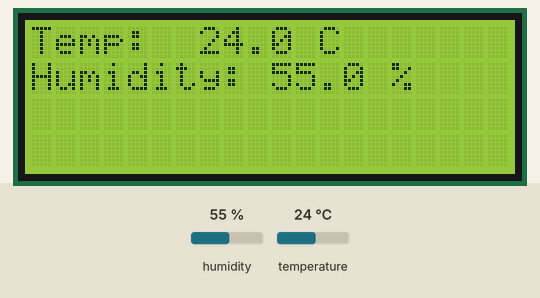
Simulated run of this sketch. Board: ESP32. Shown: 20×4 character LCD. Inputs (shaded band) come from the test bench; at power-on: humidity 55 %, temperature 24 °C.

Above: at 1.3 s.
1.4 s: humidity set to 22 %
At 3.2 s:
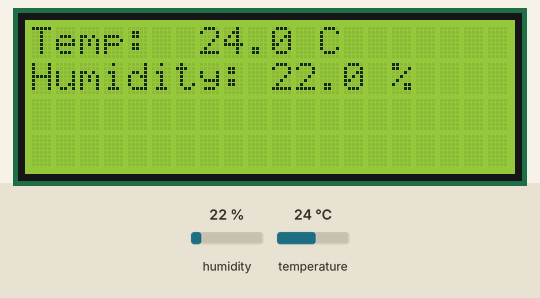
4.2 s: temperature set to 12 °C
At 5.5 s:
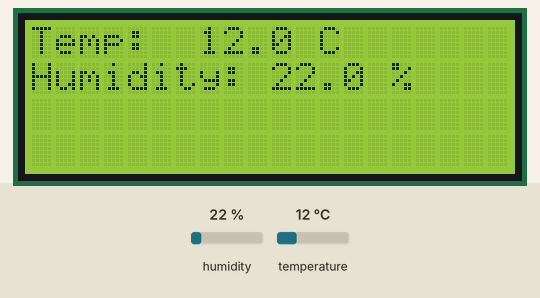
7.0 s: humidity set to 40 %
At 8.8 s:
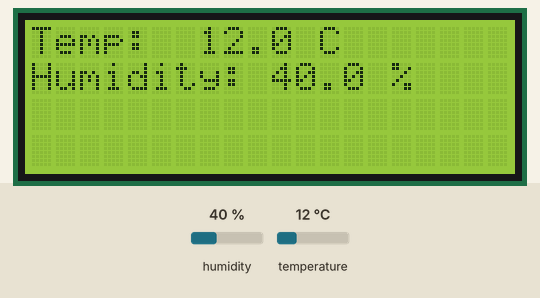
9.8 s: temperature set to 19 °C
Timing chart, 0 to 12.8 s (numbered marks = the images above; inputs shaded):
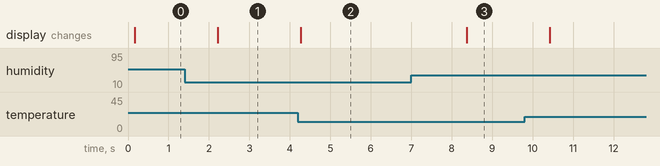

The sketch:

temp-humidity-display.ino
```cpp
//This shows the temprature and humidity outout to display

#include <Wire.h>
#include <LiquidCrystal_I2C.h>
#include "Adafruit_SHT31.h"

// LCD (First I2C Bus: Wire)
#define LCD_SDA 26
#define LCD_SCL 27
LiquidCrystal_I2C lcd(0x27, 20, 4);

// SHT31 (Second I2C Bus)
#define SHT_SDA 21
#define SHT_SCL 22
Adafruit_SHT31 sht31;

void setup() {
  Serial.begin(115200);

  // Initialize LCD
  Wire.begin(LCD_SDA, LCD_SCL);
  lcd.init();
  lcd.backlight();
  lcd.clear();
  lcd.print("Initializing...");

  // Initialize SHT31 on second I2C bus
  Wire1.begin(SHT_SDA, SHT_SCL);
  sht31 = Adafruit_SHT31(&Wire1);  // Create instance with Wire1
  if (!sht31.begin(0x44)) {
    lcd.clear();
    lcd.print("SHT31 Error!");
    while (1);
  }

  lcd.clear();
  lcd.print("Temp:    --.- ");
  lcd.setCursor(0, 1);
  lcd.print("Humidity:  -- %");
}

void loop() {
  float temp = sht31.readTemperature();
  float hum = sht31.readHumidity();

  if (!isnan(temp) && !isnan(hum)) {
    lcd.setCursor(7, 0);
    lcd.print(String(temp, 1) + " C");
    lcd.setCursor(10, 1);
    lcd.print(String(hum, 1) + " %");
  } else {
    lcd.setCursor(0, 3);
    lcd.print("Sensor Error!");
  }
  delay(2000);
}
```

Measured:
- after the input at 1.4 s, the display: changes after 0.82 s (image 1)
- after the input at 4.2 s, the display: changes after 0.07 s (image 2)
- after the input at 7.0 s, the display: changes after 1.4 s (image 3)
